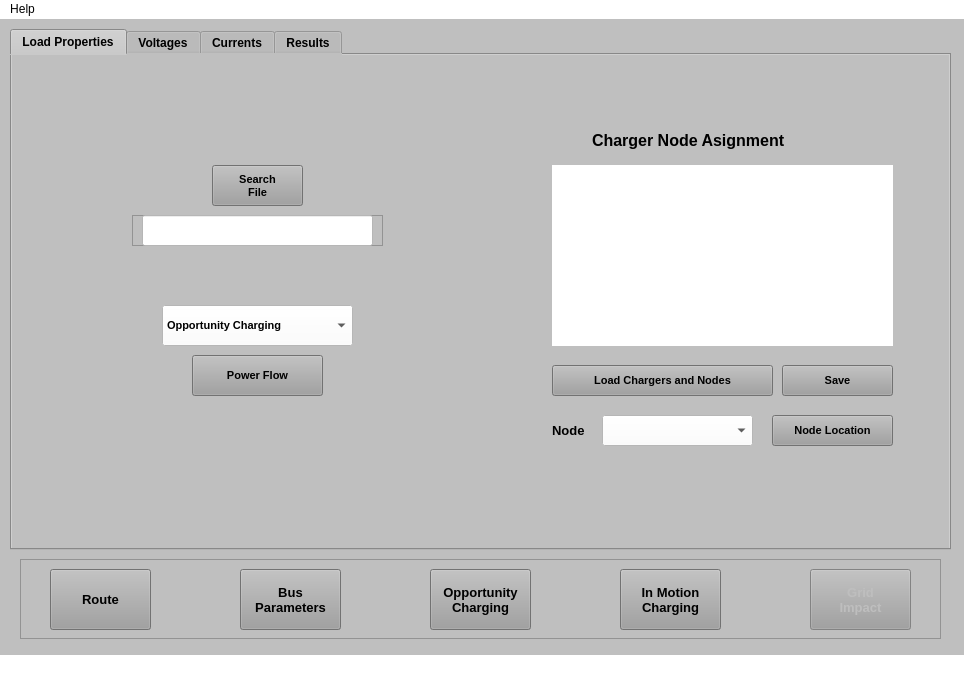
<?xml version="1.0" encoding="UTF-8"?>
<ui version="4.0">
 <class>MainWindow</class>
 <widget class="QMainWindow" name="MainWindow">
  <property name="geometry">
   <rect>
    <x>0</x>
    <y>0</y>
    <width>964</width>
    <height>677</height>
   </rect>
  </property>
  <property name="palette">
   <palette>
    <active>
     <colorrole role="Button">
      <brush brushstyle="SolidPattern">
       <color alpha="255">
        <red>191</red>
        <green>191</green>
        <blue>191</blue>
       </color>
      </brush>
     </colorrole>
     <colorrole role="Base">
      <brush brushstyle="SolidPattern">
       <color alpha="255">
        <red>191</red>
        <green>191</green>
        <blue>191</blue>
       </color>
      </brush>
     </colorrole>
     <colorrole role="Window">
      <brush brushstyle="SolidPattern">
       <color alpha="255">
        <red>191</red>
        <green>191</green>
        <blue>191</blue>
       </color>
      </brush>
     </colorrole>
    </active>
    <inactive>
     <colorrole role="Button">
      <brush brushstyle="SolidPattern">
       <color alpha="255">
        <red>191</red>
        <green>191</green>
        <blue>191</blue>
       </color>
      </brush>
     </colorrole>
     <colorrole role="Base">
      <brush brushstyle="SolidPattern">
       <color alpha="255">
        <red>191</red>
        <green>191</green>
        <blue>191</blue>
       </color>
      </brush>
     </colorrole>
     <colorrole role="Window">
      <brush brushstyle="SolidPattern">
       <color alpha="255">
        <red>191</red>
        <green>191</green>
        <blue>191</blue>
       </color>
      </brush>
     </colorrole>
    </inactive>
    <disabled>
     <colorrole role="Button">
      <brush brushstyle="SolidPattern">
       <color alpha="255">
        <red>191</red>
        <green>191</green>
        <blue>191</blue>
       </color>
      </brush>
     </colorrole>
     <colorrole role="Base">
      <brush brushstyle="SolidPattern">
       <color alpha="255">
        <red>191</red>
        <green>191</green>
        <blue>191</blue>
       </color>
      </brush>
     </colorrole>
     <colorrole role="Window">
      <brush brushstyle="SolidPattern">
       <color alpha="255">
        <red>191</red>
        <green>191</green>
        <blue>191</blue>
       </color>
      </brush>
     </colorrole>
    </disabled>
   </palette>
  </property>
  <property name="windowTitle">
   <string>Electric Bus Recharging Analyzer - Grid Impact</string>
  </property>
  <property name="windowIcon">
   <iconset>
    <normaloff>../Imgs/iconBus.png</normaloff>../Imgs/iconBus.png</iconset>
  </property>
  <property name="styleSheet">
   <string notr="true">background-color: rgb(191, 191, 191)</string>
  </property>
  <widget class="QWidget" name="centralwidget">
   <widget class="QTabWidget" name="GridSimulationTab">
    <property name="geometry">
     <rect>
      <x>10</x>
      <y>10</y>
      <width>941</width>
      <height>521</height>
     </rect>
    </property>
    <property name="font">
     <font>
      <family>MS Sans Serif</family>
      <weight>75</weight>
      <bold>true</bold>
     </font>
    </property>
    <property name="focusPolicy">
     <enum>Qt::TabFocus</enum>
    </property>
    <property name="styleSheet">
     <string notr="true">background-color: rgb(191, 191, 191);
gridline-color: rgb(0, 0, 0);</string>
    </property>
    <property name="currentIndex">
     <number>0</number>
    </property>
    <widget class="QWidget" name="LoadPropertiesTab">
     <attribute name="title">
      <string>Load Properties</string>
     </attribute>
     <widget class="QPushButton" name="PowerFlowButton">
      <property name="geometry">
       <rect>
        <x>180</x>
        <y>300</y>
        <width>131</width>
        <height>41</height>
       </rect>
      </property>
      <property name="font">
       <font>
        <family>MS Sans Serif</family>
        <pointsize>8</pointsize>
        <weight>75</weight>
        <bold>true</bold>
       </font>
      </property>
      <property name="toolTip">
       <string/>
      </property>
      <property name="statusTip">
       <string>Push to run Power flow</string>
      </property>
      <property name="styleSheet">
       <string notr="true">background-color: rgb(159, 159, 159);</string>
      </property>
      <property name="text">
       <string>Power Flow</string>
      </property>
     </widget>
     <widget class="QComboBox" name="ChargingComboBox">
      <property name="geometry">
       <rect>
        <x>150</x>
        <y>250</y>
        <width>191</width>
        <height>41</height>
       </rect>
      </property>
      <property name="font">
       <font>
        <family>MS Sans Serif</family>
        <pointsize>8</pointsize>
        <weight>75</weight>
        <bold>true</bold>
       </font>
      </property>
      <property name="statusTip">
       <string>Choose the charging technology that prefer analyze</string>
      </property>
      <property name="styleSheet">
       <string notr="true">background-color: rgb(255, 255, 255);</string>
      </property>
      <item>
       <property name="text">
        <string>Opportunity Charging</string>
       </property>
      </item>
      <item>
       <property name="text">
        <string>In Motion Charging</string>
       </property>
      </item>
     </widget>
     <widget class="QLabel" name="NodeLabel">
      <property name="geometry">
       <rect>
        <x>540</x>
        <y>360</y>
        <width>51</width>
        <height>31</height>
       </rect>
      </property>
      <property name="font">
       <font>
        <family>MS Sans Serif</family>
        <pointsize>10</pointsize>
        <weight>75</weight>
        <bold>true</bold>
       </font>
      </property>
      <property name="text">
       <string>Node</string>
      </property>
     </widget>
     <widget class="QComboBox" name="NodeListComboBox">
      <property name="geometry">
       <rect>
        <x>590</x>
        <y>360</y>
        <width>151</width>
        <height>31</height>
       </rect>
      </property>
      <property name="font">
       <font>
        <family>MS Sans Serif</family>
        <pointsize>10</pointsize>
        <weight>75</weight>
        <bold>true</bold>
       </font>
      </property>
      <property name="statusTip">
       <string>Choose the node that prefer see</string>
      </property>
      <property name="styleSheet">
       <string notr="true">background-color: rgb(255, 255, 255);</string>
      </property>
     </widget>
     <widget class="QPushButton" name="NodeLocationButton">
      <property name="geometry">
       <rect>
        <x>760</x>
        <y>360</y>
        <width>121</width>
        <height>31</height>
       </rect>
      </property>
      <property name="font">
       <font>
        <family>MS Sans Serif</family>
        <pointsize>8</pointsize>
        <weight>75</weight>
        <bold>true</bold>
       </font>
      </property>
      <property name="statusTip">
       <string>Push to see the Node Location</string>
      </property>
      <property name="styleSheet">
       <string notr="true">background-color: rgb(159, 159, 159);</string>
      </property>
      <property name="text">
       <string>Node Location</string>
      </property>
     </widget>
     <widget class="QWidget" name="verticalLayoutWidget_2">
      <property name="geometry">
       <rect>
        <x>540</x>
        <y>110</y>
        <width>341</width>
        <height>181</height>
       </rect>
      </property>
      <layout class="QVBoxLayout" name="AssignmentLayout">
       <property name="sizeConstraint">
        <enum>QLayout::SetDefaultConstraint</enum>
       </property>
       <item>
        <widget class="QLabel" name="FondoAssignment">
         <property name="styleSheet">
          <string notr="true">background-color: rgb(255, 255, 255);</string>
         </property>
         <property name="text">
          <string/>
         </property>
        </widget>
       </item>
      </layout>
     </widget>
     <widget class="QLabel" name="ChargerLabel">
      <property name="geometry">
       <rect>
        <x>580</x>
        <y>70</y>
        <width>241</width>
        <height>31</height>
       </rect>
      </property>
      <property name="font">
       <font>
        <family>MS Sans Serif</family>
        <pointsize>12</pointsize>
        <weight>75</weight>
        <bold>true</bold>
       </font>
      </property>
      <property name="autoFillBackground">
       <bool>false</bool>
      </property>
      <property name="text">
       <string>Charger Node Asignment</string>
      </property>
     </widget>
     <widget class="QPushButton" name="LoadChargersNodesButton">
      <property name="geometry">
       <rect>
        <x>540</x>
        <y>310</y>
        <width>221</width>
        <height>31</height>
       </rect>
      </property>
      <property name="font">
       <font>
        <family>MS Sans Serif</family>
        <pointsize>8</pointsize>
        <weight>75</weight>
        <bold>true</bold>
       </font>
      </property>
      <property name="statusTip">
       <string>Push to Load Chargers and Nodes</string>
      </property>
      <property name="autoFillBackground">
       <bool>false</bool>
      </property>
      <property name="styleSheet">
       <string notr="true">background-color: rgb(159, 159, 159);</string>
      </property>
      <property name="text">
       <string>Load Chargers and Nodes</string>
      </property>
     </widget>
     <widget class="QPushButton" name="SaveButton">
      <property name="geometry">
       <rect>
        <x>770</x>
        <y>310</y>
        <width>111</width>
        <height>31</height>
       </rect>
      </property>
      <property name="font">
       <font>
        <family>MS Sans Serif</family>
        <pointsize>8</pointsize>
        <weight>75</weight>
        <bold>true</bold>
       </font>
      </property>
      <property name="statusTip">
       <string>Push to Save choices</string>
      </property>
      <property name="styleSheet">
       <string notr="true">background-color: rgb(159, 159, 159);</string>
      </property>
      <property name="text">
       <string>Save</string>
      </property>
     </widget>
     <widget class="QFrame" name="DssFileLineFrame">
      <property name="enabled">
       <bool>false</bool>
      </property>
      <property name="geometry">
       <rect>
        <x>120</x>
        <y>160</y>
        <width>251</width>
        <height>31</height>
       </rect>
      </property>
      <property name="palette">
       <palette>
        <active>
         <colorrole role="Button">
          <brush brushstyle="SolidPattern">
           <color alpha="255">
            <red>191</red>
            <green>191</green>
            <blue>191</blue>
           </color>
          </brush>
         </colorrole>
         <colorrole role="Base">
          <brush brushstyle="SolidPattern">
           <color alpha="255">
            <red>191</red>
            <green>191</green>
            <blue>191</blue>
           </color>
          </brush>
         </colorrole>
         <colorrole role="Window">
          <brush brushstyle="SolidPattern">
           <color alpha="255">
            <red>191</red>
            <green>191</green>
            <blue>191</blue>
           </color>
          </brush>
         </colorrole>
        </active>
        <inactive>
         <colorrole role="Button">
          <brush brushstyle="SolidPattern">
           <color alpha="255">
            <red>191</red>
            <green>191</green>
            <blue>191</blue>
           </color>
          </brush>
         </colorrole>
         <colorrole role="Base">
          <brush brushstyle="SolidPattern">
           <color alpha="255">
            <red>191</red>
            <green>191</green>
            <blue>191</blue>
           </color>
          </brush>
         </colorrole>
         <colorrole role="Window">
          <brush brushstyle="SolidPattern">
           <color alpha="255">
            <red>191</red>
            <green>191</green>
            <blue>191</blue>
           </color>
          </brush>
         </colorrole>
        </inactive>
        <disabled>
         <colorrole role="Button">
          <brush brushstyle="SolidPattern">
           <color alpha="255">
            <red>191</red>
            <green>191</green>
            <blue>191</blue>
           </color>
          </brush>
         </colorrole>
         <colorrole role="Base">
          <brush brushstyle="SolidPattern">
           <color alpha="255">
            <red>191</red>
            <green>191</green>
            <blue>191</blue>
           </color>
          </brush>
         </colorrole>
         <colorrole role="Window">
          <brush brushstyle="SolidPattern">
           <color alpha="255">
            <red>191</red>
            <green>191</green>
            <blue>191</blue>
           </color>
          </brush>
         </colorrole>
        </disabled>
       </palette>
      </property>
      <property name="accessibleName">
       <string>.csv</string>
      </property>
      <property name="frameShape">
       <enum>QFrame::StyledPanel</enum>
      </property>
      <property name="frameShadow">
       <enum>QFrame::Plain</enum>
      </property>
      <widget class="QLineEdit" name="DssFileLine">
       <property name="geometry">
        <rect>
         <x>10</x>
         <y>0</y>
         <width>231</width>
         <height>31</height>
        </rect>
       </property>
       <property name="font">
        <font>
         <family>MS Sans Serif</family>
         <pointsize>10</pointsize>
         <weight>75</weight>
         <bold>true</bold>
        </font>
       </property>
       <property name="styleSheet">
        <string notr="true">background-color: rgb(255, 255, 255);
border-color: rgb(0, 0, 0);
</string>
       </property>
      </widget>
     </widget>
     <widget class="QPushButton" name="SearchFileButton">
      <property name="enabled">
       <bool>true</bool>
      </property>
      <property name="geometry">
       <rect>
        <x>200</x>
        <y>110</y>
        <width>91</width>
        <height>41</height>
       </rect>
      </property>
      <property name="font">
       <font>
        <family>MS Sans Serif</family>
        <pointsize>8</pointsize>
        <weight>75</weight>
        <bold>true</bold>
       </font>
      </property>
      <property name="statusTip">
       <string>Push to Search Dss File </string>
      </property>
      <property name="styleSheet">
       <string notr="true">background-color: rgb(159, 159, 159);</string>
      </property>
      <property name="text">
       <string>Search
File</string>
      </property>
     </widget>
    </widget>
    <widget class="QWidget" name="VoltagesTab">
     <attribute name="title">
      <string>Voltages</string>
     </attribute>
     <widget class="QWidget" name="VoltageCurveWidget" native="true">
      <property name="geometry">
       <rect>
        <x>20</x>
        <y>70</y>
        <width>441</width>
        <height>321</height>
       </rect>
      </property>
     </widget>
     <widget class="QWidget" name="VoltageAngleCurveWidget" native="true">
      <property name="geometry">
       <rect>
        <x>480</x>
        <y>70</y>
        <width>441</width>
        <height>321</height>
       </rect>
      </property>
     </widget>
     <widget class="QComboBox" name="NodeListComboBoxVoltages">
      <property name="geometry">
       <rect>
        <x>420</x>
        <y>20</y>
        <width>151</width>
        <height>31</height>
       </rect>
      </property>
      <property name="font">
       <font>
        <family>MS Sans Serif</family>
        <pointsize>10</pointsize>
        <weight>75</weight>
        <bold>true</bold>
       </font>
      </property>
      <property name="statusTip">
       <string>Choose the node that prefer see</string>
      </property>
      <property name="styleSheet">
       <string notr="true">background-color: rgb(255, 255, 255);</string>
      </property>
     </widget>
     <widget class="QPushButton" name="VoltagesGraphButton">
      <property name="geometry">
       <rect>
        <x>410</x>
        <y>420</y>
        <width>121</width>
        <height>41</height>
       </rect>
      </property>
      <property name="font">
       <font>
        <family>MS Sans Serif</family>
        <pointsize>10</pointsize>
        <weight>75</weight>
        <bold>true</bold>
       </font>
      </property>
      <property name="statusTip">
       <string>Push to graph the Voltages simulation</string>
      </property>
      <property name="styleSheet">
       <string notr="true">background-color: rgb(159, 159, 159);</string>
      </property>
      <property name="text">
       <string>Graph</string>
      </property>
     </widget>
     <widget class="QLabel" name="NodeLabelVoltages">
      <property name="geometry">
       <rect>
        <x>370</x>
        <y>20</y>
        <width>51</width>
        <height>31</height>
       </rect>
      </property>
      <property name="font">
       <font>
        <family>MS Sans Serif</family>
        <pointsize>10</pointsize>
        <weight>75</weight>
        <bold>true</bold>
       </font>
      </property>
      <property name="text">
       <string>Node</string>
      </property>
     </widget>
    </widget>
    <widget class="QWidget" name="CurrentsTab">
     <attribute name="title">
      <string>Currents</string>
     </attribute>
     <widget class="QWidget" name="CurrentAngleCurveWidget" native="true">
      <property name="geometry">
       <rect>
        <x>480</x>
        <y>70</y>
        <width>441</width>
        <height>321</height>
       </rect>
      </property>
     </widget>
     <widget class="QPushButton" name="CurrentsGraphButton">
      <property name="geometry">
       <rect>
        <x>410</x>
        <y>420</y>
        <width>121</width>
        <height>41</height>
       </rect>
      </property>
      <property name="font">
       <font>
        <family>MS Sans Serif</family>
        <pointsize>10</pointsize>
        <weight>75</weight>
        <bold>true</bold>
       </font>
      </property>
      <property name="statusTip">
       <string>Push to graph the Voltages simulation</string>
      </property>
      <property name="styleSheet">
       <string notr="true">background-color: rgb(159, 159, 159);</string>
      </property>
      <property name="text">
       <string>Graph</string>
      </property>
     </widget>
     <widget class="QWidget" name="CurrentCurveWidget" native="true">
      <property name="geometry">
       <rect>
        <x>20</x>
        <y>70</y>
        <width>441</width>
        <height>321</height>
       </rect>
      </property>
     </widget>
     <widget class="QComboBox" name="LineListComboBox">
      <property name="geometry">
       <rect>
        <x>420</x>
        <y>20</y>
        <width>151</width>
        <height>31</height>
       </rect>
      </property>
      <property name="font">
       <font>
        <family>MS Sans Serif</family>
        <pointsize>10</pointsize>
        <weight>75</weight>
        <bold>true</bold>
       </font>
      </property>
      <property name="statusTip">
       <string>Choose the node that prefer see</string>
      </property>
      <property name="styleSheet">
       <string notr="true">background-color: rgb(255, 255, 255);</string>
      </property>
     </widget>
     <widget class="QLabel" name="LineLabel">
      <property name="geometry">
       <rect>
        <x>370</x>
        <y>20</y>
        <width>51</width>
        <height>31</height>
       </rect>
      </property>
      <property name="font">
       <font>
        <family>MS Sans Serif</family>
        <pointsize>10</pointsize>
        <weight>75</weight>
        <bold>true</bold>
       </font>
      </property>
      <property name="text">
       <string>Line</string>
      </property>
     </widget>
    </widget>
    <widget class="QWidget" name="ResultsTab">
     <attribute name="title">
      <string>Results</string>
     </attribute>
     <widget class="QPushButton" name="VoltageProfileButton">
      <property name="geometry">
       <rect>
        <x>450</x>
        <y>410</y>
        <width>191</width>
        <height>41</height>
       </rect>
      </property>
      <property name="font">
       <font>
        <family>MS Sans Serif</family>
        <pointsize>8</pointsize>
        <weight>75</weight>
        <bold>true</bold>
       </font>
      </property>
      <property name="statusTip">
       <string>Push to see the Voltage Profile</string>
      </property>
      <property name="styleSheet">
       <string notr="true">background-color: rgb(159, 159, 159);</string>
      </property>
      <property name="text">
       <string>Voltage Profile</string>
      </property>
     </widget>
     <widget class="QPushButton" name="SummaryButton">
      <property name="geometry">
       <rect>
        <x>290</x>
        <y>410</y>
        <width>151</width>
        <height>41</height>
       </rect>
      </property>
      <property name="font">
       <font>
        <family>MS Sans Serif</family>
        <pointsize>8</pointsize>
        <weight>75</weight>
        <bold>true</bold>
       </font>
      </property>
      <property name="statusTip">
       <string>Push to see the Summary</string>
      </property>
      <property name="styleSheet">
       <string notr="true">background-color: rgb(159, 159, 159);</string>
      </property>
      <property name="text">
       <string>Summary</string>
      </property>
     </widget>
     <widget class="QWidget" name="verticalLayoutWidget_3">
      <property name="geometry">
       <rect>
        <x>290</x>
        <y>40</y>
        <width>351</width>
        <height>351</height>
       </rect>
      </property>
      <layout class="QVBoxLayout" name="SummaryLayout">
       <property name="sizeConstraint">
        <enum>QLayout::SetDefaultConstraint</enum>
       </property>
       <item>
        <widget class="QLabel" name="FondoAssignment_2">
         <property name="styleSheet">
          <string notr="true">background-color: rgb(255, 255, 255);</string>
         </property>
         <property name="text">
          <string/>
         </property>
        </widget>
       </item>
      </layout>
     </widget>
    </widget>
   </widget>
   <widget class="QFrame" name="ButtonsFrame">
    <property name="geometry">
     <rect>
      <x>20</x>
      <y>540</y>
      <width>921</width>
      <height>80</height>
     </rect>
    </property>
    <property name="palette">
     <palette>
      <active>
       <colorrole role="Button">
        <brush brushstyle="SolidPattern">
         <color alpha="255">
          <red>191</red>
          <green>191</green>
          <blue>191</blue>
         </color>
        </brush>
       </colorrole>
       <colorrole role="Light">
        <brush brushstyle="SolidPattern">
         <color alpha="255">
          <red>255</red>
          <green>255</green>
          <blue>255</blue>
         </color>
        </brush>
       </colorrole>
       <colorrole role="Base">
        <brush brushstyle="SolidPattern">
         <color alpha="255">
          <red>191</red>
          <green>191</green>
          <blue>191</blue>
         </color>
        </brush>
       </colorrole>
       <colorrole role="Window">
        <brush brushstyle="SolidPattern">
         <color alpha="255">
          <red>191</red>
          <green>191</green>
          <blue>191</blue>
         </color>
        </brush>
       </colorrole>
       <colorrole role="HighlightedText">
        <brush brushstyle="SolidPattern">
         <color alpha="255">
          <red>255</red>
          <green>255</green>
          <blue>255</blue>
         </color>
        </brush>
       </colorrole>
       <colorrole role="NoRole">
        <brush brushstyle="SolidPattern">
         <color alpha="255">
          <red>255</red>
          <green>255</green>
          <blue>255</blue>
         </color>
        </brush>
       </colorrole>
      </active>
      <inactive>
       <colorrole role="Button">
        <brush brushstyle="SolidPattern">
         <color alpha="255">
          <red>191</red>
          <green>191</green>
          <blue>191</blue>
         </color>
        </brush>
       </colorrole>
       <colorrole role="Light">
        <brush brushstyle="SolidPattern">
         <color alpha="255">
          <red>255</red>
          <green>255</green>
          <blue>255</blue>
         </color>
        </brush>
       </colorrole>
       <colorrole role="Base">
        <brush brushstyle="SolidPattern">
         <color alpha="255">
          <red>191</red>
          <green>191</green>
          <blue>191</blue>
         </color>
        </brush>
       </colorrole>
       <colorrole role="Window">
        <brush brushstyle="SolidPattern">
         <color alpha="255">
          <red>191</red>
          <green>191</green>
          <blue>191</blue>
         </color>
        </brush>
       </colorrole>
       <colorrole role="HighlightedText">
        <brush brushstyle="SolidPattern">
         <color alpha="255">
          <red>255</red>
          <green>255</green>
          <blue>255</blue>
         </color>
        </brush>
       </colorrole>
       <colorrole role="NoRole">
        <brush brushstyle="SolidPattern">
         <color alpha="255">
          <red>255</red>
          <green>255</green>
          <blue>255</blue>
         </color>
        </brush>
       </colorrole>
      </inactive>
      <disabled>
       <colorrole role="Button">
        <brush brushstyle="SolidPattern">
         <color alpha="255">
          <red>191</red>
          <green>191</green>
          <blue>191</blue>
         </color>
        </brush>
       </colorrole>
       <colorrole role="Light">
        <brush brushstyle="SolidPattern">
         <color alpha="255">
          <red>255</red>
          <green>255</green>
          <blue>255</blue>
         </color>
        </brush>
       </colorrole>
       <colorrole role="Base">
        <brush brushstyle="SolidPattern">
         <color alpha="255">
          <red>191</red>
          <green>191</green>
          <blue>191</blue>
         </color>
        </brush>
       </colorrole>
       <colorrole role="Window">
        <brush brushstyle="SolidPattern">
         <color alpha="255">
          <red>191</red>
          <green>191</green>
          <blue>191</blue>
         </color>
        </brush>
       </colorrole>
       <colorrole role="HighlightedText">
        <brush brushstyle="SolidPattern">
         <color alpha="255">
          <red>255</red>
          <green>255</green>
          <blue>255</blue>
         </color>
        </brush>
       </colorrole>
       <colorrole role="NoRole">
        <brush brushstyle="SolidPattern">
         <color alpha="255">
          <red>255</red>
          <green>255</green>
          <blue>255</blue>
         </color>
        </brush>
       </colorrole>
      </disabled>
     </palette>
    </property>
    <property name="autoFillBackground">
     <bool>false</bool>
    </property>
    <property name="frameShape">
     <enum>QFrame::StyledPanel</enum>
    </property>
    <property name="frameShadow">
     <enum>QFrame::Plain</enum>
    </property>
    <property name="lineWidth">
     <number>2</number>
    </property>
    <widget class="QPushButton" name="RouteButton">
     <property name="enabled">
      <bool>true</bool>
     </property>
     <property name="geometry">
      <rect>
       <x>30</x>
       <y>10</y>
       <width>101</width>
       <height>61</height>
      </rect>
     </property>
     <property name="font">
      <font>
       <family>MS Sans Serif</family>
       <pointsize>10</pointsize>
       <weight>75</weight>
       <bold>true</bold>
      </font>
     </property>
     <property name="statusTip">
      <string>Push to go to the Route tab</string>
     </property>
     <property name="styleSheet">
      <string notr="true">background-color: rgb(159, 159, 159);</string>
     </property>
     <property name="text">
      <string>Route</string>
     </property>
    </widget>
    <widget class="QPushButton" name="BusButton">
     <property name="geometry">
      <rect>
       <x>220</x>
       <y>10</y>
       <width>101</width>
       <height>61</height>
      </rect>
     </property>
     <property name="font">
      <font>
       <family>MS Sans Serif</family>
       <pointsize>10</pointsize>
       <weight>75</weight>
       <bold>true</bold>
      </font>
     </property>
     <property name="statusTip">
      <string>Push to go to the Bus Parameters tab</string>
     </property>
     <property name="styleSheet">
      <string notr="true">background-color: rgb(159, 159, 159);</string>
     </property>
     <property name="text">
      <string>Bus
Parameters</string>
     </property>
    </widget>
    <widget class="QPushButton" name="DynamicButton">
     <property name="geometry">
      <rect>
       <x>600</x>
       <y>10</y>
       <width>101</width>
       <height>61</height>
      </rect>
     </property>
     <property name="font">
      <font>
       <family>MS Sans Serif</family>
       <pointsize>10</pointsize>
       <weight>75</weight>
       <bold>true</bold>
      </font>
     </property>
     <property name="statusTip">
      <string>Push to go to the In Motion Charging tab</string>
     </property>
     <property name="styleSheet">
      <string notr="true">background-color: rgb(159, 159, 159);</string>
     </property>
     <property name="text">
      <string>In Motion
Charging</string>
     </property>
    </widget>
    <widget class="QPushButton" name="OpportunityButton">
     <property name="geometry">
      <rect>
       <x>410</x>
       <y>10</y>
       <width>101</width>
       <height>61</height>
      </rect>
     </property>
     <property name="font">
      <font>
       <family>MS Sans Serif</family>
       <pointsize>10</pointsize>
       <weight>75</weight>
       <bold>true</bold>
      </font>
     </property>
     <property name="statusTip">
      <string>Push to go to the Opportunity Charging tab</string>
     </property>
     <property name="styleSheet">
      <string notr="true">background-color: rgb(159, 159, 159);</string>
     </property>
     <property name="text">
      <string>Opportunity
Charging</string>
     </property>
    </widget>
    <widget class="QPushButton" name="GridButton">
     <property name="enabled">
      <bool>false</bool>
     </property>
     <property name="geometry">
      <rect>
       <x>790</x>
       <y>10</y>
       <width>101</width>
       <height>61</height>
      </rect>
     </property>
     <property name="font">
      <font>
       <family>MS Sans Serif</family>
       <pointsize>10</pointsize>
       <weight>75</weight>
       <bold>true</bold>
      </font>
     </property>
     <property name="statusTip">
      <string>Push to go to the Grid tab</string>
     </property>
     <property name="styleSheet">
      <string notr="true">background-color: rgb(159, 159, 159);</string>
     </property>
     <property name="locale">
      <locale language="English" country="UnitedStates"/>
     </property>
     <property name="text">
      <string>Grid
Impact</string>
     </property>
    </widget>
   </widget>
  </widget>
  <widget class="QMenuBar" name="menubar">
   <property name="geometry">
    <rect>
     <x>0</x>
     <y>0</y>
     <width>964</width>
     <height>26</height>
    </rect>
   </property>
   <property name="styleSheet">
    <string notr="true">background-color: rgb(255, 255, 255);</string>
   </property>
   <widget class="QMenu" name="menuHelp">
    <property name="styleSheet">
     <string notr="true">background-color: rgb(191, 191, 191)</string>
    </property>
    <property name="title">
     <string>Help</string>
    </property>
    <addaction name="actionUser_Manual"/>
    <addaction name="actionAbout"/>
   </widget>
   <addaction name="menuHelp"/>
  </widget>
  <widget class="QStatusBar" name="statusbar">
   <property name="font">
    <font>
     <family>MS Sans Serif</family>
     <pointsize>10</pointsize>
     <weight>75</weight>
     <bold>true</bold>
    </font>
   </property>
   <property name="styleSheet">
    <string notr="true">background-color: rgb(255, 255, 255);</string>
   </property>
  </widget>
  <action name="actionUser_Manual">
   <property name="text">
    <string>User Manual</string>
   </property>
  </action>
  <action name="actionAbout">
   <property name="text">
    <string>About</string>
   </property>
  </action>
 </widget>
 <resources/>
 <connections/>
</ui>
